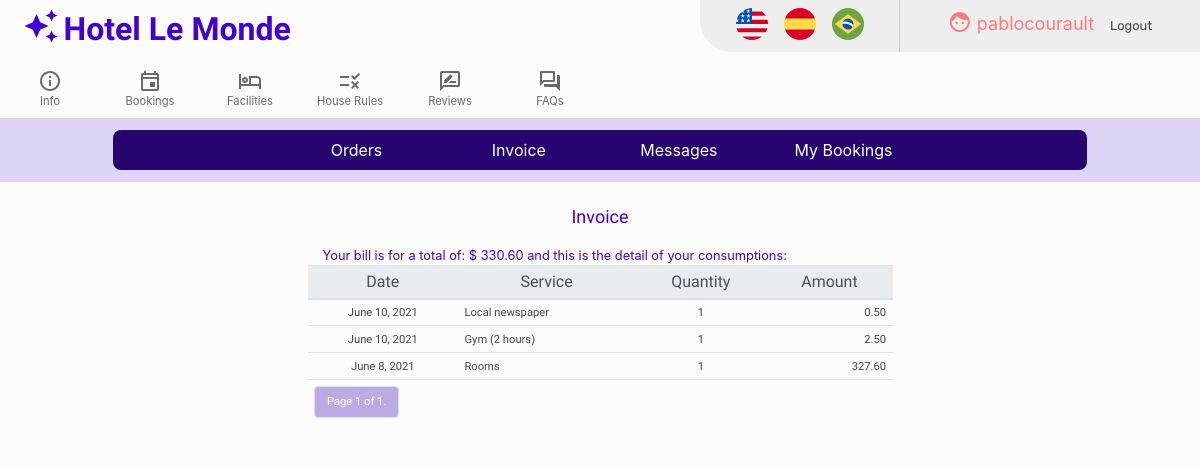
/invoice (signed in), run on an earlier commit of the app's database.
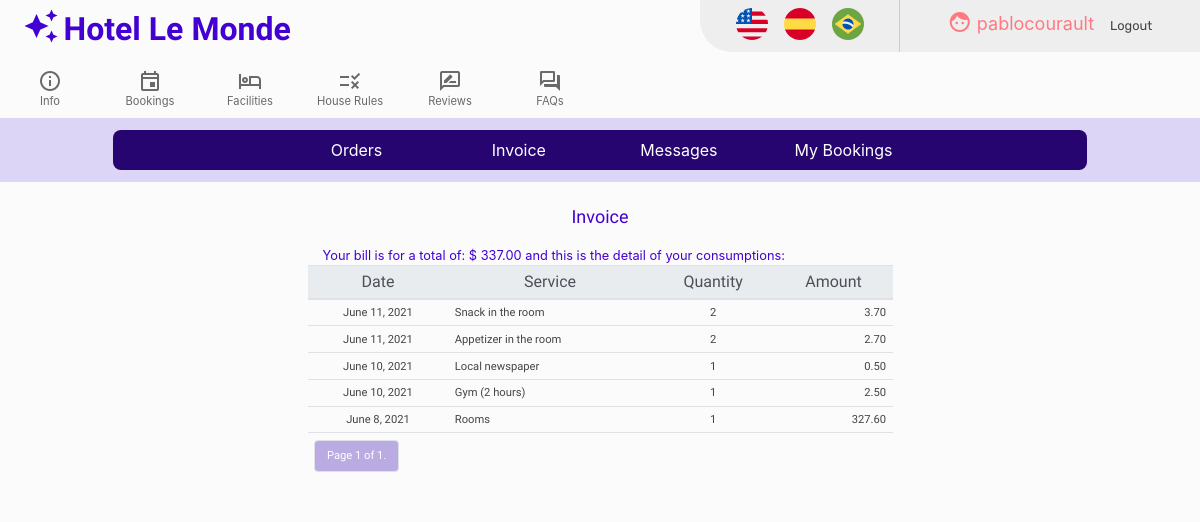
And on a later commit of the database.
### hotel/models.py (models this page shows, shortened)
class Bookings(models.Model):
       user = models.ForeignKey(User, on_delete=models.CASCADE, blank=False)
       singles = models.IntegerField(validators=[MinValueValidator(0),
                                                 MaxValueValidator(8)],default=0)
       doubles = models.IntegerField(validators=[MinValueValidator(0),
                                                 MaxValueValidator(16)],default=0)
       triples = models.IntegerField(validators=[MinValueValidator(0),
                                                 MaxValueValidator(8)],default=0)
       quadruples = models.IntegerField(validators=[MinValueValidator(0),
                                                    MaxValueValidator(4)],default=0)
       checkin_date = models.DateField(blank=False, auto_now=False, auto_now_add=False)
       checkout_date = models.DateField(blank=False, auto_now=False, auto_now_add=False)
       checkout_code = models.CharField(max_length=6, blank=False)
       amount = models.DecimalField(blank=False, max_digits=8, decimal_places=2)
       checkin = models.BooleanField(default=False)

class Consumptions(models.Model):
       user = models.ForeignKey(User, on_delete=models.CASCADE, blank=False)
       booking = models.ForeignKey(Bookings, on_delete=models.CASCADE, blank=False)
       service = models.ForeignKey(Services, on_delete=models.DO_NOTHING, blank=False)
       date = models.DateField(blank=False, auto_now=False, auto_now_add=False)
       quantity = models.IntegerField(validators=[MinValueValidator(1),
                                                  MaxValueValidator(5)],default=1)
       amount = models.DecimalField(blank=False, max_digits=6, decimal_places=2)

class Services(models.Model):
       description = models.CharField(max_length=64, blank=False)
       description_es = models.CharField(max_length=64, blank=False)
       description_pt = models.CharField(max_length=64, blank=False)
       message = models.CharField(max_length=512, blank=False, default='Service request received')
       message_es = models.CharField(max_length=512, blank=False, default='Solicitud recibida')
       message_pt = models.CharField(max_length=512, blank=False, default='Pedido recebido')
       rate = models.DecimalField(blank=False, max_digits=6, decimal_places=2)

### hotel/views.py (the view)
# urls.py: path("invoice", views.invoice, name="invoice"),
@csrf_exempt
@login_required
def invoice(request):
    is_guest = Guests.objects.filter(guest=request.user).exists()
    if is_guest:
        guest = Guests.objects.get(guest=request.user)
        guest_booking = guest.booking
        consumptions = Consumptions.objects.filter(user=request.user, booking=guest.booking).order_by('-date')
        paginator = Paginator(consumptions, 16) # Show 16 consumptions per page.
        page_number = request.GET.get('page')
        page_obj = paginator.get_page(page_number)
        return render(request, "hotel/invoice.html", {'page_obj': page_obj, 'is_guest': is_guest, 'guest_booking': guest_booking})
    else:
        return render(request, "hotel/invoice.html", {'is_guest': is_guest})

### hotel/templates/hotel/invoice.html (shortened to what this page needs)
{% extends "hotel/layout.html" %}
{% load i18n %}
{% load static %}
{% block body %}
<div class="row">
    <div class="col-lg-12 col-sm-12 invoice-title">
    {% translate 'Invoice' %}
    </div>
</div>
<div class="row">
     <div class="col-lg-3 col-sm-12">
</div>
<div class="col-lg-6 col-sm-12">
{% get_current_language as LANGUAGE_CODE %}
{% if is_guest %}
{% if page_obj %}
<div class="col-lg-12 col-sm-12 mybookings-checkout-title">
{% translate 'Your bill is for a total of: $ ' %} {{ guest_booking.amount }} {% translate 'and this is the detail of your consumptions:' %}
</div>
<table class="table" id="invoice-table">
<thead class="thead-light">
    <th scope="col"> {% translate 'Date' %} </th>
    <th scope="col"> {% translate 'Service' %} </th>
    <th scope="col"> {% translate 'Quantity' %} </th>
    <th scope="col"> {% translate 'Amount' %} </th>
</thead>
<tbody>
{% for consumption in page_obj %}
    {% if LANGUAGE_CODE == 'en' %}
    <tr>
        <td>{{ consumption.date }}</td>
        <td>{{ consumption.service.description }}</td>
        <td>{{ consumption.quantity }}</td>
        <td>{{ consumption.amount }}</td>
    </tr>
    {% endif %}
{% endfor %}
    <tr>
    <td colspan="4">
        <nav>
            <ul class="pagination">
                    <li class="page-item">
                      <a class="page-link reviews-active" href=""> {% translate 'Page' %} {{ page_obj.number }} {% translate 'of' %} {{ page_obj.paginator.num_pages }}.</a>
                    </li>
            </ul>
          </nav>
    </td>
    </tr>
</tbody>
</table>
{% else %}
  <div class="alert alert-warning border border-warning booking-info">
    <div class="material-icons booking-info-icon">error</div>
      <div> {% translate 'You don\'t have invoices.' %} </div>
  </div>
{% endif %}
{% else %}
  <div class="alert alert-warning border border-warning booking-info">
    <div class="material-icons booking-info-icon">error</div>
      <div> {% translate 'You don\'t have invoices.' %} </div>
  </div>
{% endif %}
</div>
<div class="col-lg-3 col-sm-12">
</div>
</div>
{% endblock %}

What changed in the data, as far as the page shows it:
changed Bookings: amount "330.60" → "337.00"
added Consumptions: date "June 11, 2021", service.description "Snack in the room", quantity "2", amount "3.70"
added Consumptions: date "June 11, 2021", service.description "Appetizer in the room", quantity "2", amount "2.70"
